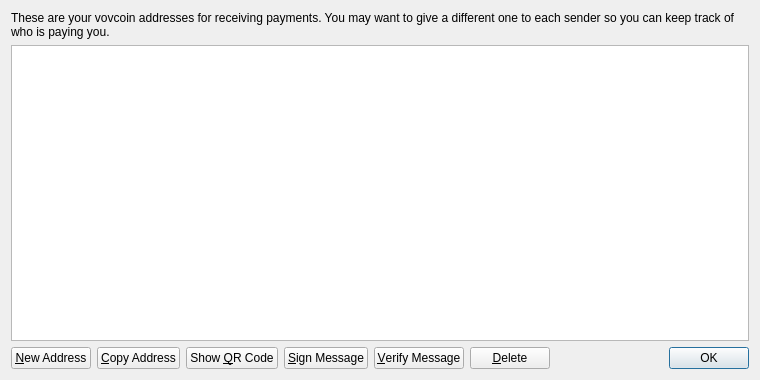
<?xml version="1.0" encoding="UTF-8"?>
<ui version="4.0">
 <class>AddressBookPage</class>
 <widget class="QWidget" name="AddressBookPage">
  <property name="geometry">
   <rect>
    <x>0</x>
    <y>0</y>
    <width>760</width>
    <height>380</height>
   </rect>
  </property>
  <property name="windowTitle">
   <string>Address Book</string>
  </property>
  <layout class="QVBoxLayout" name="verticalLayout">
   <item>
    <widget class="QLabel" name="labelExplanation">
     <property name="text">
      <string>These are your vovcoin addresses for receiving payments. You may want to give a different one to each sender so you can keep track of who is paying you.</string>
     </property>
     <property name="textFormat">
      <enum>Qt::PlainText</enum>
     </property>
     <property name="wordWrap">
      <bool>true</bool>
     </property>
    </widget>
   </item>
   <item>
    <widget class="QTableView" name="tableView">
     <property name="contextMenuPolicy">
      <enum>Qt::CustomContextMenu</enum>
     </property>
     <property name="toolTip">
      <string>Double-click to edit address or label</string>
     </property>
     <property name="tabKeyNavigation">
      <bool>false</bool>
     </property>
     <property name="alternatingRowColors">
      <bool>true</bool>
     </property>
     <property name="selectionMode">
      <enum>QAbstractItemView::SingleSelection</enum>
     </property>
     <property name="selectionBehavior">
      <enum>QAbstractItemView::SelectRows</enum>
     </property>
     <property name="sortingEnabled">
      <bool>true</bool>
     </property>
     <attribute name="verticalHeaderVisible">
      <bool>false</bool>
     </attribute>
    </widget>
   </item>
   <item>
    <layout class="QHBoxLayout" name="horizontalLayout">
     <item>
      <widget class="QPushButton" name="newAddressButton">
       <property name="toolTip">
        <string>Create a new address</string>
       </property>
       <property name="text">
        <string>&amp;New Address</string>
       </property>
       <property name="icon">
        <iconset resource="../bitcoin.qrc">
         <normaloff>:/icons/add</normaloff>:/icons/add</iconset>
       </property>
      </widget>
     </item>
     <item>
      <widget class="QPushButton" name="copyToClipboard">
       <property name="toolTip">
        <string>Copy the currently selected address to the system clipboard</string>
       </property>
       <property name="text">
        <string>&amp;Copy Address</string>
       </property>
       <property name="icon">
        <iconset resource="../bitcoin.qrc">
         <normaloff>:/icons/editcopy</normaloff>:/icons/editcopy</iconset>
       </property>
      </widget>
     </item>
     <item>
      <widget class="QPushButton" name="showQRCode">
       <property name="text">
        <string>Show &amp;QR Code</string>
       </property>
       <property name="icon">
        <iconset resource="../bitcoin.qrc">
         <normaloff>:/icons/qrcode</normaloff>:/icons/qrcode</iconset>
       </property>
      </widget>
     </item>
     <item>
      <widget class="QPushButton" name="signMessage">
       <property name="toolTip">
        <string>Sign a message to prove you own a Bitcoin address</string>
       </property>
       <property name="text">
        <string>&amp;Sign Message</string>
       </property>
       <property name="icon">
        <iconset resource="../bitcoin.qrc">
         <normaloff>:/icons/edit</normaloff>:/icons/edit</iconset>
       </property>
      </widget>
     </item>
     <item>
      <widget class="QPushButton" name="verifyMessage">
       <property name="toolTip">
        <string>Verify a message to ensure it was signed with a specified Bitcoin address</string>
       </property>
       <property name="text">
        <string>&amp;Verify Message</string>
       </property>
       <property name="icon">
        <iconset resource="../bitcoin.qrc">
         <normaloff>:/icons/transaction_0</normaloff>:/icons/transaction_0</iconset>
       </property>
      </widget>
     </item>
     <item>
      <widget class="QPushButton" name="deleteButton">
       <property name="toolTip">
        <string>Delete the currently selected address from the list. Only sending addresses can be deleted.</string>
       </property>
       <property name="text">
        <string>&amp;Delete</string>
       </property>
       <property name="icon">
        <iconset resource="../bitcoin.qrc">
         <normaloff>:/icons/remove</normaloff>:/icons/remove</iconset>
       </property>
      </widget>
     </item>
     <item>
      <spacer name="horizontalSpacer">
       <property name="orientation">
        <enum>Qt::Horizontal</enum>
       </property>
       <property name="sizeHint" stdset="0">
        <size>
         <width>40</width>
         <height>20</height>
        </size>
       </property>
      </spacer>
     </item>
     <item>
      <widget class="QDialogButtonBox" name="buttonBox">
       <property name="sizePolicy">
        <sizepolicy hsizetype="Maximum" vsizetype="Fixed">
         <horstretch>0</horstretch>
         <verstretch>0</verstretch>
        </sizepolicy>
       </property>
       <property name="standardButtons">
        <set>QDialogButtonBox::Ok</set>
       </property>
      </widget>
     </item>
    </layout>
   </item>
  </layout>
 </widget>
 <resources>
  <include location="../bitcoin.qrc"/>
 </resources>
 <connections/>
</ui>
